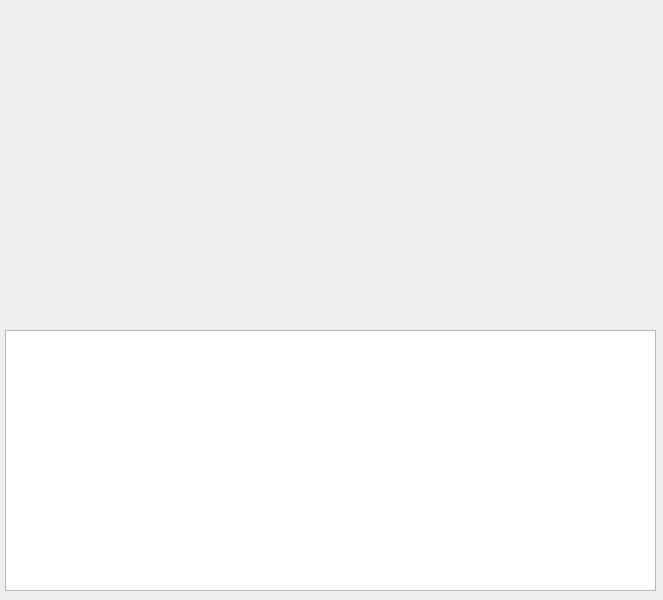
<?xml version="1.0" encoding="UTF-8"?>
<ui version="4.0">
 <class>MainWindow</class>
 <widget class="QMainWindow" name="MainWindow">
  <property name="geometry">
   <rect>
    <x>0</x>
    <y>0</y>
    <width>663</width>
    <height>600</height>
   </rect>
  </property>
  <property name="windowTitle">
   <string>MainWindow</string>
  </property>
  <widget class="QWidget" name="centralwidget">
   <widget class="QTableWidget" name="tableWidget">
    <property name="geometry">
     <rect>
      <x>5</x>
      <y>330</y>
      <width>651</width>
      <height>261</height>
     </rect>
    </property>
   </widget>
  </widget>
 </widget>
 <resources/>
 <connections/>
</ui>
